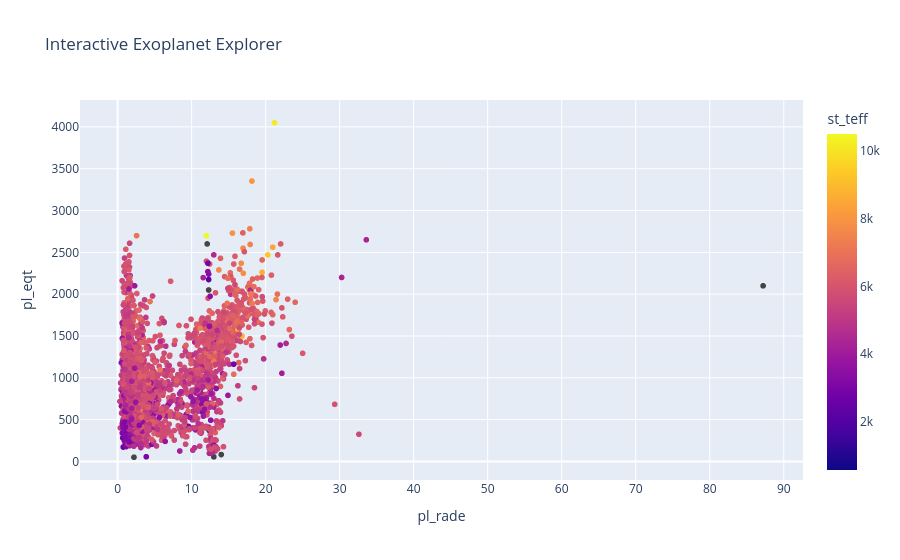

Here is the notebook cell this chart was saved with:
### Code cell
import plotly.express as px

fig = px.scatter(
    df_clean,
    x="pl_rade",
    y="pl_eqt",
    hover_name="pl_name",
    color="st_teff",
    title="Interactive Exoplanet Explorer"
)

# Save interactive version
fig.write_html("../images/interactive_exoplanet.html")

# Display inside Jupyter
fig.show()

### Figure 1 — Plotly figure (JSON) as saved in the notebook; plotly's stock layout.template omitted (floating-point values rounded to 4 significant figures; data arrays with more than 128 entries replaced by an {"elided": "..."} marker saying what was removed)
{"data": [{"hovertemplate": "<b>%{hovertext}</b><br><br>pl_rade=%{x}<br>pl_eqt=%{y}<br>st_teff=%{marker.color}<extra></extra>", "hovertext": {"elided": "3875 str values"}, "legendgroup": "", "marker": {"color": {"elided": "3875 float values"}, "coloraxis": "coloraxis", "symbol": "circle"}, "mode": "markers", "name": "", "showlegend": false, "type": "scattergl", "x": {"elided": "3875 float values"}, "xaxis": "x", "y": {"elided": "3875 float values"}, "yaxis": "y"}], "layout": {"coloraxis": {"colorbar": {"title": {"text": "st_teff"}}, "colorscale": [[0, "#0d0887"], [0.1111, "#46039f"], [0.2222, "#7201a8"], [0.3333, "#9c179e"], [0.4444, "#bd3786"], [0.5556, "#d8576b"], [0.6667, "#ed7953"], [0.7778, "#fb9f3a"], [0.8889, "#fdca26"], [1, "#f0f921"]]}, "legend": {"tracegroupgap": 0}, "title": {"text": "Interactive Exoplanet Explorer"}, "xaxis": {"anchor": "y", "domain": [0, 1], "title": {"text": "pl_rade"}}, "yaxis": {"anchor": "x", "domain": [0, 1], "title": {"text": "pl_eqt"}}}}
